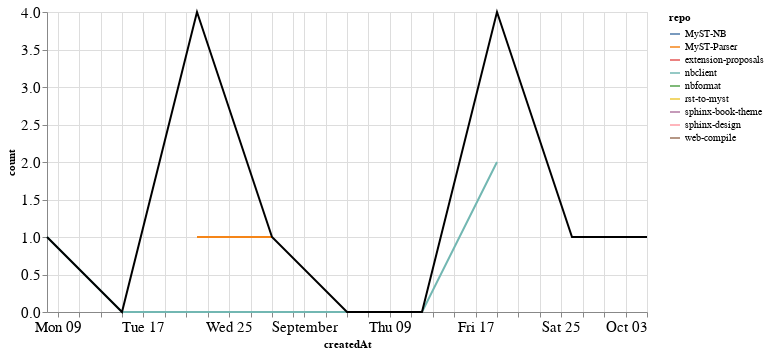

The code cell stored with this chart in its notebook:
### Markdown cell above
### PRs

### Code cell
prs_time = prs.groupby('repo').resample('W', on='createdAt').count()['author'].reset_index()
prs_time = prs_time.rename(columns={'author': 'count'})
prs_time_total = prs_time.groupby('createdAt').agg({"count": "sum"}).reset_index()

ch1 = alt.Chart(prs_time, width=600).mark_line().encode(
    x='createdAt',
    y='count',
    color='repo',
    tooltip="repo"
)

ch2 = alt.Chart(prs_time_total, width=600).mark_line(color="black").encode(
    x='createdAt',
    y='count',
)

ch1 + ch2

### Figure 1 — Vega-Lite specification as saved in the notebook (floating-point values rounded to 4 significant figures)
{"config": {"axisLeft": {"labelFontSize": 15}, "axisBottom": {"labelFontSize": 15}}, "layer": [{"data": {"name": "data-b5266fbec91644a256862a20f69135cf"}, "mark": "line", "encoding": {"color": {"type": "nominal", "field": "repo"}, "tooltip": {"type": "nominal", "field": "repo"}, "x": {"type": "temporal", "field": "createdAt"}, "y": {"type": "quantitative", "field": "count"}}, "width": 600}, {"data": {"name": "data-ea9e5f055e7d3d3a66454ee4dd23b72f"}, "mark": {"type": "line", "color": "black"}, "encoding": {"x": {"type": "temporal", "field": "createdAt"}, "y": {"type": "quantitative", "field": "count"}}, "width": 600}], "$schema": "https://vega.github.io/schema/vega-lite/v4.8.1.json", "datasets": {"data-b5266fbec91644a256862a20f69135cf": [{"repo": "MyST-NB", "createdAt": "2021-10-03T00:00:00", "count": 1}, {"repo": "MyST-Parser", "createdAt": "2021-08-22T00:00:00", "count": 1}, {"repo": "MyST-Parser", "createdAt": "2021-08-29T00:00:00", "count": 1}, {"repo": "extension-proposals", "createdAt": "2021-09-19T00:00:00", "count": 1}, {"repo": "nbclient", "createdAt": "2021-08-08T00:00:00", "count": 1}, {"repo": "nbclient", "createdAt": "2021-08-15T00:00:00", "count": 0}, {"repo": "nbclient", "createdAt": "2021-08-22T00:00:00", "count": 0}, {"repo": "nbclient", "createdAt": "2021-08-29T00:00:00", "count": 0}, {"repo": "nbclient", "createdAt": "2021-09-05T00:00:00", "count": 0}, {"repo": "nbclient", "createdAt": "2021-09-12T00:00:00", "count": 0}, {"repo": "nbclient", "createdAt": "2021-09-19T00:00:00", "count": 2}, {"repo": "nbformat", "createdAt": "2021-09-19T00:00:00", "count": 1}, {"repo": "rst-to-myst", "createdAt": "2021-08-22T00:00:00", "count": 1}, {"repo": "sphinx-book-theme", "createdAt": "2021-08-22T00:00:00", "count": 1}, {"repo": "sphinx-design", "createdAt": "2021-08-22T00:00:00", "count": 1}, {"repo": "web-compile", "createdAt": "2021-09-26T00:00:00", "count": 1}], "data-ea9e5f055e7d3d3a66454ee4dd23b72f": [{"createdAt": "2021-08-08T00:00:00", "count": 1}, {"createdAt": "2021-08-15T00:00:00", "count": 0}, {"createdAt": "2021-08-22T00:00:00", "count": 4}, {"createdAt": "2021-08-29T00:00:00", "count": 1}, {"createdAt": "2021-09-05T00:00:00", "count": 0}, {"createdAt": "2021-09-12T00:00:00", "count": 0}, {"createdAt": "2021-09-19T00:00:00", "count": 4}, {"createdAt": "2021-09-26T00:00:00", "count": 1}, {"createdAt": "2021-10-03T00:00:00", "count": 1}]}}
